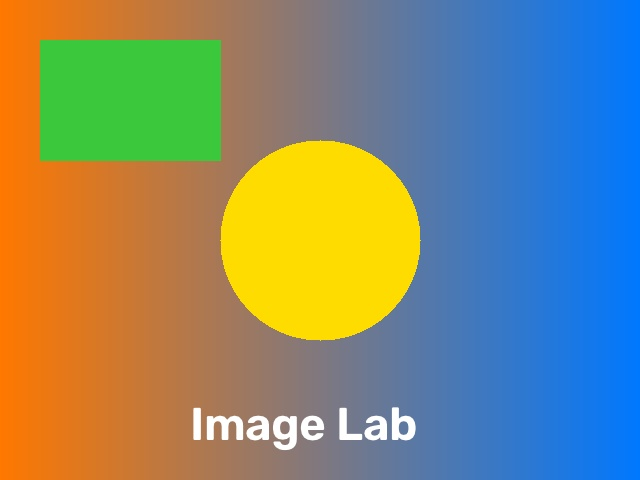
#> input picture images/sample_image.jpg, 640 x 480 px, found by its file name
$ python lesson_02_filters.py
#> lines starting #> are read from the running program, lines starting #| are printed output that depends on the picture
### core/utils.py
"""
توابع کمکی پروژه Image Lab
خواندن/ذخیره تصویر، تغییر اندازه و نمایش قبل/بعد
"""
import os
import cv2
import numpy as np
import matplotlib.pyplot as plt


def load_image(path: str):
    """
    خواندن تصویر از مسیر.
    نکته مهم: cv2.imread اگر مسیر اشتباه باشد ارور نمی‌دهد و فقط None برمی‌گرداند!
    برای همین خودمان بررسی می‌کنیم.
    """
#> called with path = 'images/sample_image.jpg'
    img = cv2.imread(path)
#> img is the input picture: shape (480, 640, 3); mean B, G, R 115.8, 137.4, 131.2
    if img is None:
        raise FileNotFoundError(f"تصویر پیدا نشد یا قابل خواندن نیست: {path}")
    return img


# [50 lines left out: functions save_image, resize_image, image_info, not called in this run]


def show_before_after(img_before, img_after,
                      title_1: str = "Before", title_2: str = "After"):
    """
    نمایش تصویر قبل و بعد کنار هم با matplotlib.
    OpenCV رنگ‌ها را BGR می‌خواند ولی matplotlib به RGB نیاز دارد، پس تبدیل می‌کنیم.
    """
#> called with title_1 = 'Original', title_2 = 'Gaussian 9'
    def to_rgb(img):
        return cv2.cvtColor(img, cv2.COLOR_BGR2RGB) if img.ndim == 3 else img

    fig, (ax1, ax2) = plt.subplots(1, 2, figsize=(10, 5))
    for ax, im, title in ((ax1, img_before, title_1), (ax2, img_after, title_2)):
        ax.imshow(to_rgb(im), cmap="gray" if im.ndim == 2 else None)
        ax.set_title(title)
        ax.axis("off")
#> this loop made 2 passes
#> title on passes 1 to 2: 'Original', 'Gaussian 9'
    plt.tight_layout()
    plt.show()
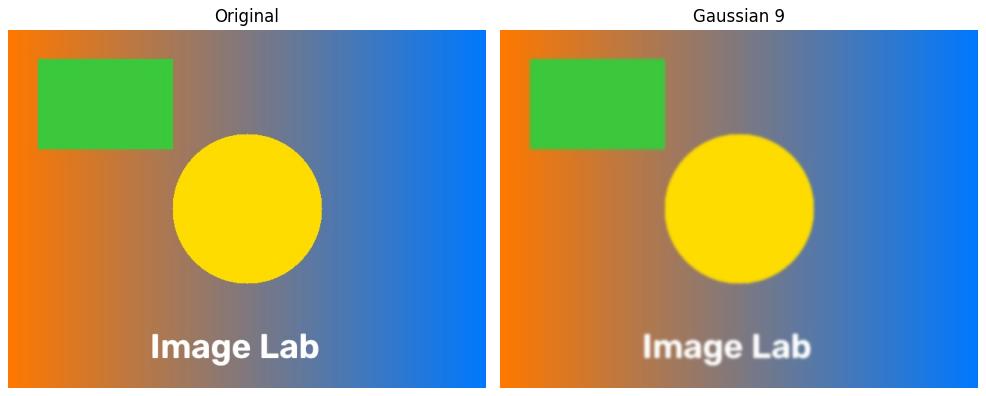
#> figure drawn by matplotlib, 2 panels


# [16 lines left out: function create_sample_image, not called in this run]

### core/filters.py
"""
فیلترها و افکت‌های Image Lab
هر تابع: تصویر ورودی را می‌گیرد و تصویر جدید برمی‌گرداند (ورودی را تغییر نمی‌دهد).
"""
import random
import cv2
import numpy as np


def _odd(k: int) -> int:
    """اندازه کرنل در بلور باید فرد و حداقل ۱ باشد."""
    k = max(1, int(k))
    return k if k % 2 == 1 else k + 1


# ---------- Blur ----------
# [4 lines left out: function box_blur, not called in this run]


def gaussian_blur(img, ksize: int = 7):
    """Gaussian Blur: میانگین وزن‌دار؛ پیکسل‌های نزدیک‌تر وزن بیشتری دارند (طبیعی‌تر)."""
    k = _odd(ksize)
    return cv2.GaussianBlur(img, (k, k), 0)


# [4 lines left out: function median_blur, not called in this run]


def bilateral_blur(img, d: int = 9, sigma_color: int = 75, sigma_space: int = 75):
    """Bilateral: نویز را کم می‌کند ولی لبه‌ها را حفظ می‌کند."""
    return cv2.bilateralFilter(img, d, sigma_color, sigma_space)


# ---------- Sharpen ----------
def sharpen(img):
    """شارپ با کرنل کانولوشن (Convolutional Kernel)."""
    kernel = np.array([[0, -1, 0],
                       [-1, 5, -1],
                       [0, -1, 0]], dtype=np.float32)
    return cv2.filter2D(img, -1, kernel)


# ---------- Flip ----------
FLIP_CODES = {"horizontal": 1, "vertical": 0, "both": -1}


def flip(img, mode: str = "horizontal"):
    """
    horizontal: حول محور Y (کد 1)
    vertical:   حول محور X (کد 0)
    both:       هر دو (کد -1)
    """
#> called with mode = 'horizontal'
    return cv2.flip(img, FLIP_CODES[mode])
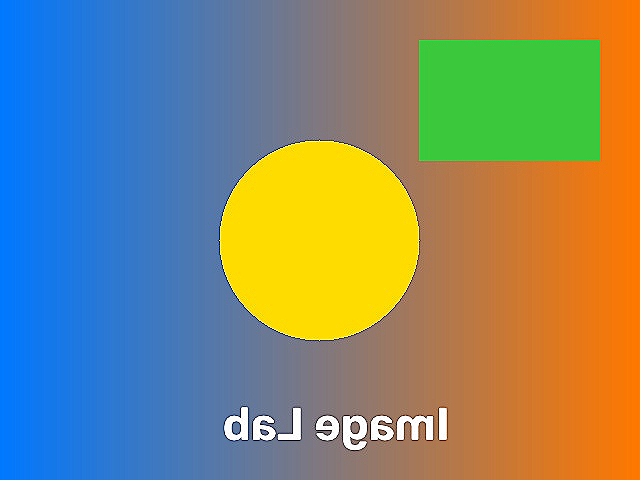
#> returned value: shape (480, 640, 3); mean of channels 0, 1, 2 115.7, 136.9, 130.7; drawn as B, G, R


# ---------- Rotate ----------
def rotate(img, angle: float, fit: bool = True):
    """
    چرخش حول مرکز تصویر (زاویه مثبت = خلاف جهت عقربه‌های ساعت).
    fit=False: اندازه ثابت، گوشه‌ها بریده می‌شوند.
    fit=True:  بوم بزرگ‌تر می‌شود تا هیچ بخشی بریده نشود.
    """
#> called with angle = 270, fit = True
    h, w = img.shape[:2]
#> h = 480; w = 640
    center = (w / 2, h / 2)
#> center = (320, 240)
    M = cv2.getRotationMatrix2D(center, angle, 1.0)

    if not fit:
        return cv2.warpAffine(img, M, (w, h))

    cos, sin = abs(M[0, 0]), abs(M[0, 1])
#> cos = 1.84e-16; sin = 1
    new_w = int(h * sin + w * cos)
#> new_w = 480
    new_h = int(h * cos + w * sin)
#> new_h = 640
    # انتقال تا مرکز تصویر در مرکز بوم جدید قرار بگیرد
    M[0, 2] += new_w / 2 - center[0]
    M[1, 2] += new_h / 2 - center[1]
    return cv2.warpAffine(img, M, (new_w, new_h))
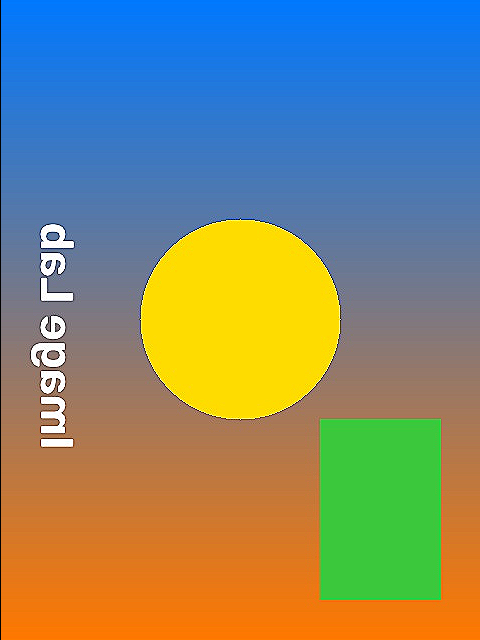
#> returned value: shape (640, 480, 3); mean of channels 0, 1, 2 115.4, 136.7, 130.4; drawn as B, G, R


# ---------- Noise ----------
def add_gaussian_noise(img, sigma: float = 10):
    """
    نویز گاوسی.
    نکته: نویز را float می‌سازیم، جمع می‌کنیم و clip می‌کنیم.
    (astype(uint8) روی مقدار منفی باعث می‌شود 253 بشود و نویز اشتباه بسازد!)
    """
#> called with sigma = 10
    noise = np.random.normal(0, sigma, img.shape)
    noisy = img.astype(np.float32) + noise
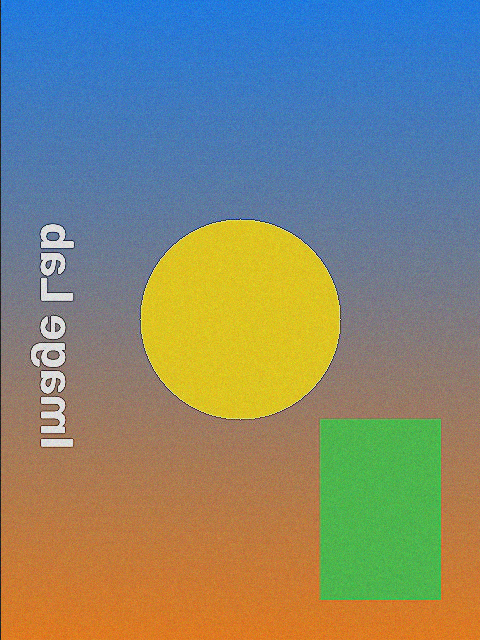
#> noisy: shape (640, 480, 3) float64; mean B, G, R 115.4, 136.7, 130.4; drawn with min black and max white
    return np.clip(noisy, 0, 255).astype(np.uint8)


# ---------- Pipeline تصادفی ----------
def apply_random_filter(img, seed: int | None = None):
    """
    پایپ‌لاین افکت تصادفی (پایه Data Augmentation).
    خروجی: (تصویر نهایی, لیست افکت‌های اعمال‌شده)
    """
    rng = random.Random(seed)
    result = img.copy()
    applied = []

    if rng.random() > 0.5:
        k = rng.choice([3, 5, 7, 9])
        result = box_blur(result, k)
        applied.append(f"Blur {k}x{k}")

    if rng.random() > 0.5:
        k = rng.choice([3, 5, 7])
        result = gaussian_blur(result, k)
        applied.append(f"Gaussian Blur {k}x{k}")

    if rng.random() > 0.7:
        result = sharpen(result)
        applied.append("Sharpen")

    if rng.random() > 0.5:
        k = rng.choice([3, 5])
        result = median_blur(result, k)
        applied.append(f"Median Blur {k}x{k}")

    if rng.random() > 0.5:
        mode = rng.choice(list(FLIP_CODES))
        result = flip(result, mode)
        applied.append(f"Flip {mode}")

    if rng.random() > 0.3:
        angle = rng.choice([45, 90, 180, 270])
        result = rotate(result, angle, fit=True)
        applied.append(f"Rotation {angle}°")

    if rng.random() > 0.8:
        sigma = rng.choice([5, 10, 15])
        result = add_gaussian_noise(result, sigma)
        applied.append(f"Noise {sigma}")

    return result, applied

### lessons/lesson_02_filters.py
"""
درس ۲: بلور، شارپ، فلیپ، چرخش، نویز و پایپ‌لاین تصادفی
اجرا:   python lessons/lesson_02_filters.py
"""
import os
import sys
sys.path.insert(0, os.path.dirname(os.path.dirname(os.path.abspath(__file__))))

from core.utils import load_image, show_before_after, create_sample_image
from core import filters

PATH = "images/sample_image.jpg"
if not os.path.exists(PATH):
    create_sample_image(PATH)
img = load_image(PATH)

# هر خط را از حالت کامنت دربیاور و جداگانه امتحان کن:
show_before_after(img, filters.gaussian_blur(img, 9), "Original", "Gaussian 9")
# [8 lines of commented-out code are left out]
result, applied = filters.apply_random_filter(img, seed=None)
#> applied = ['Sharpen', 'Flip horizontal', 'Rotation 270°', 'Noise 10']
for i, name in enumerate(applied, 1):
    print(f"{i}- {name}")
#> this loop made 4 passes
#> name on passes 1 to 4: 'Sharpen', 'Flip horizontal', 'Rotation 270°', 'Noise 10'
#| 1- Sharpen
#| 2- Flip horizontal
#| 3- Rotation 270°
#| 4- Noise 10
show_before_after(img, result, "Before", "After random pipeline")
#> call 2 of show_before_after, with title_1 = 'Before', title_2 = 'After random pipeline'
#> the loop in show_before_after (call 2), `for ax, im, title in ((ax1, img_before, title_1), (ax2, img_after, tit..` made 2 passes
#> in show_before_after (call 2), `plt.show()`:
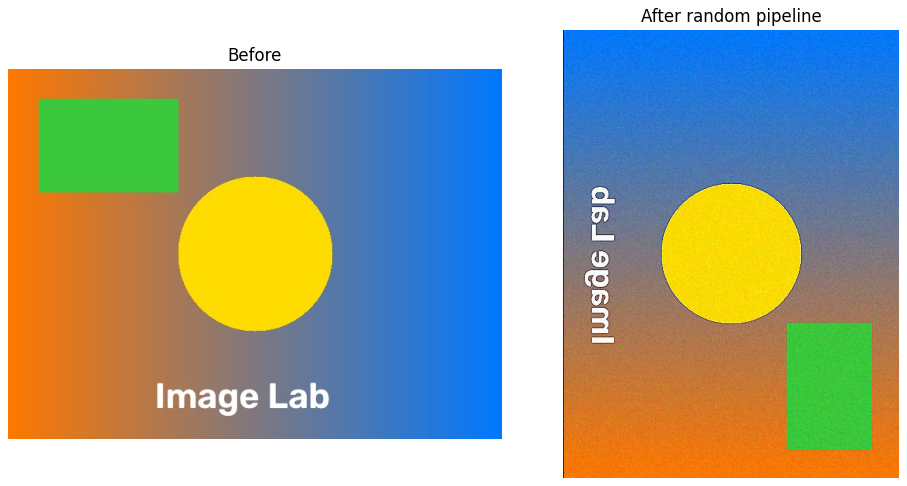
#> figure drawn by matplotlib, 2 panels
